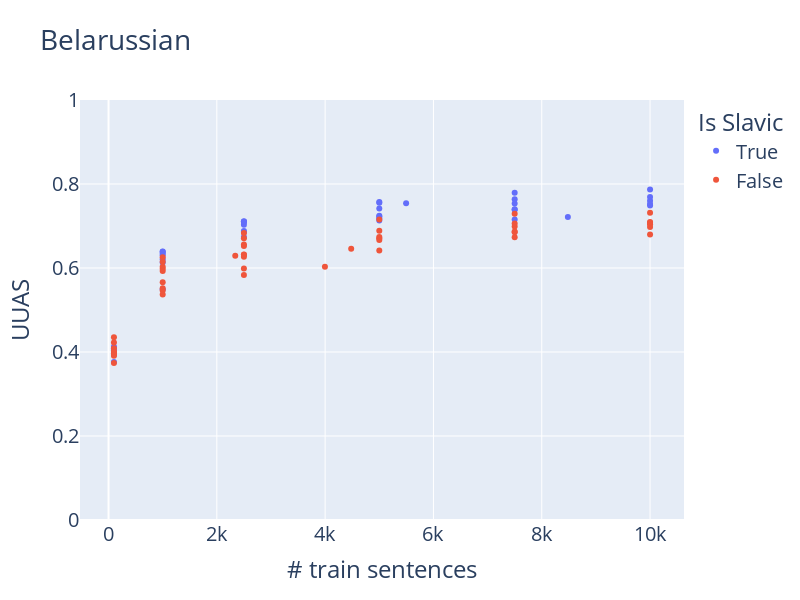
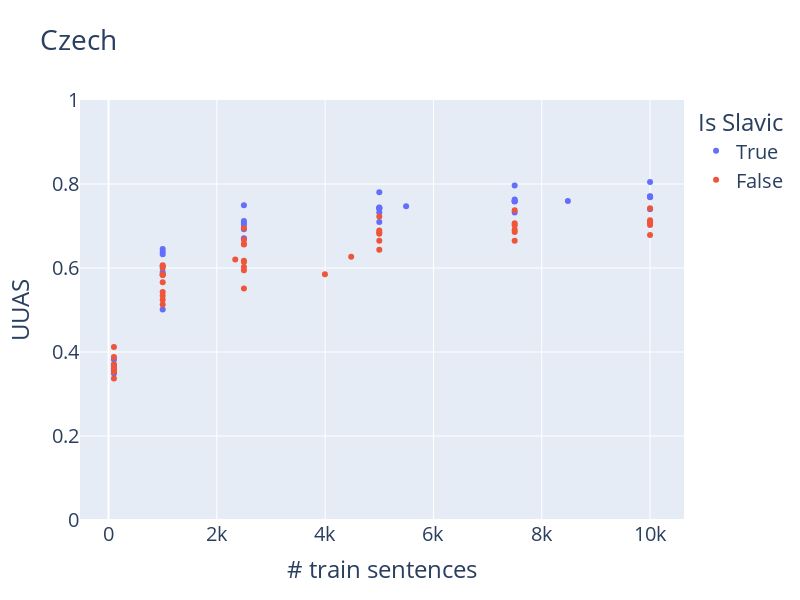
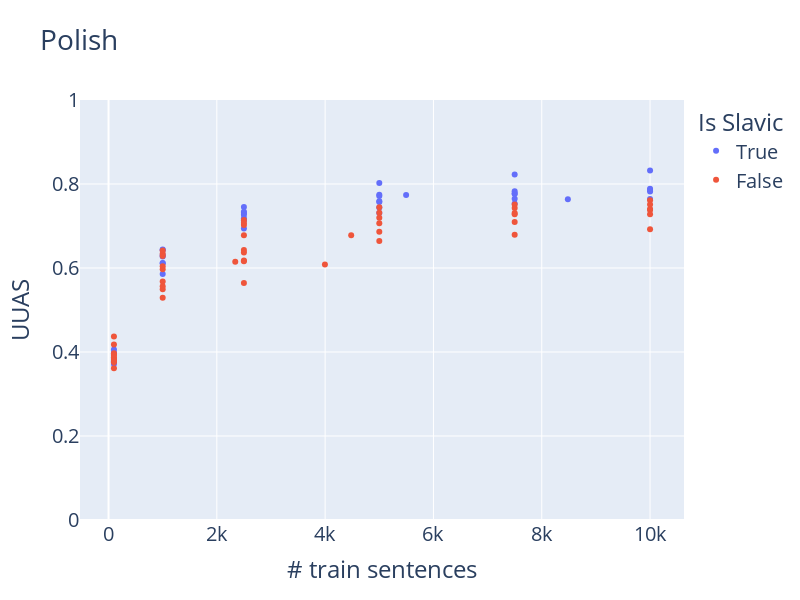
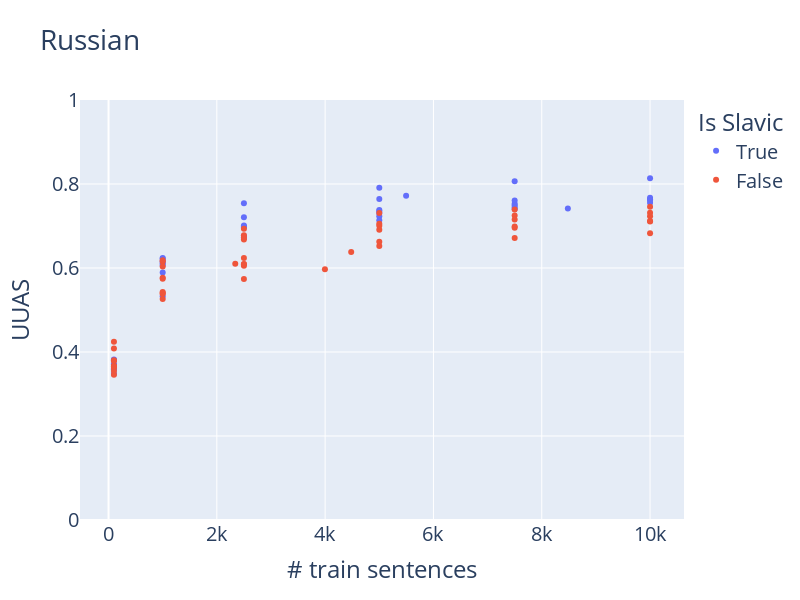

The notebook cell these images were saved under, in order:
### Code cell
for test in avg_df.test.unique():
    df_loc = avg_df[(avg_df.test == test) & (avg_df.limit <= 10000)]
    fig = px.scatter(data_frame=df_loc, x="limit", y="uuas", color="slavic", hover_data=["train"], labels={"limit": "# train sentences", "uuas": "UUAS", "slavic": "Is Slavic"}, title=f"{full_name[test]}")
    fig.update_layout(
        autosize=False,
        width=800,
        height=600,
        yaxis_range=[0, 1],
        font={"size":20}
    )
    fig.show()

### Figure 1 — Plotly figure (JSON) as saved in the notebook; plotly's stock layout.template omitted (floating-point values rounded to 4 significant figures)
{"data": [{"customdata": [["be"], ["be"], ["be"], ["be"], ["be"], ["be"], ["cs"], ["cs"], ["cs"], ["cs"], ["cs"], ["cs"], ["pl"], ["pl"], ["pl"], ["pl"], ["pl"], ["pl"], ["ru"], ["ru"], ["ru"], ["ru"], ["ru"], ["ru"], ["slk"], ["slk"], ["slk"], ["slk"], ["slk"], ["slk"], ["slv"], ["slv"], ["slv"], ["slv"], ["slv"], ["slv"], ["uk"], ["uk"], ["uk"], ["uk"], ["uk"]], "hovertemplate": "Is Slavic=True<br># train sentences=%{x}<br>UUAS=%{y}<br>train=%{customdata[0]}<extra></extra>", "legendgroup": "True", "marker": {"color": "#636efa", "symbol": "circle"}, "mode": "markers", "name": "True", "orientation": "v", "showlegend": true, "type": "scatter", "x": [100, 1000, 2500, 5000, 7500, 10000, 100, 1000, 2500, 5000, 7500, 10000, 100, 1000, 2500, 5000, 7500, 10000, 100, 1000, 2500, 5000, 7500, 10000, 100, 1000, 2500, 5000, 7500, 8482, 100, 1000, 2500, 5000, 7500, 10000, 100, 1000, 2500, 5000, 5495], "xaxis": "x", "y": [0.4005, 0.6384, 0.7098, 0.7572, 0.7793, 0.787, 0.4123, 0.6209, 0.7031, 0.7227, 0.7387, 0.7486, 0.398, 0.5495, 0.6741, 0.7242, 0.7538, 0.7603, 0.3763, 0.6129, 0.7104, 0.7418, 0.7638, 0.7688, 0.3936, 0.6302, 0.6856, 0.7134, 0.7152, 0.7215, 0.4095, 0.6346, 0.6883, 0.7184, 0.7399, 0.7526, 0.4035, 0.639, 0.7114, 0.7554, 0.7543], "yaxis": "y"}, {"customdata": [["de"], ["de"], ["de"], ["de"], ["de"], ["de"], ["en"], ["en"], ["en"], ["en"], ["en"], ["en"], ["es"], ["es"], ["es"], ["es"], ["es"], ["es"], ["fi"], ["fi"], ["fi"], ["fi"], ["fi"], ["fi"], ["fr"], ["fr"], ["fr"], ["fr"], ["fr"], ["fr"], ["id"], ["id"], ["id"], ["id"], ["lt"], ["lt"], ["lt"], ["lt"], ["lv"], ["lv"], ["lv"], ["lv"], ["lv"], ["lv"], ["zh"], ["zh"], ["zh"], ["zh"]], "hovertemplate": "Is Slavic=False<br># train sentences=%{x}<br>UUAS=%{y}<br>train=%{customdata[0]}<extra></extra>", "legendgroup": "False", "marker": {"color": "#EF553B", "symbol": "circle"}, "mode": "markers", "name": "False", "orientation": "v", "showlegend": true, "type": "scatter", "x": [100, 1000, 2500, 5000, 7500, 10000, 100, 1000, 2500, 5000, 7500, 10000, 100, 1000, 2500, 5000, 7500, 10000, 100, 1000, 2500, 5000, 7500, 10000, 100, 1000, 2500, 5000, 7500, 10000, 100, 1000, 2500, 4481, 100, 1000, 2340, 2500, 100, 1000, 2500, 5000, 7500, 10000, 100, 1000, 2500, 3996], "xaxis": "x", "y": [0.3956, 0.5982, 0.6835, 0.7155, 0.7291, 0.7313, 0.3967, 0.6146, 0.6559, 0.671, 0.6988, 0.704, 0.4352, 0.6028, 0.6526, 0.6739, 0.6852, 0.6976, 0.374, 0.5464, 0.5989, 0.6418, 0.673, 0.6796, 0.4223, 0.6258, 0.671, 0.6884, 0.7061, 0.7096, 0.4089, 0.5929, 0.632, 0.6458, 0.4007, 0.5659, 0.6291, 0.6267, 0.3909, 0.5516, 0.6315, 0.6668, 0.6869, 0.7075, 0.3999, 0.537, 0.5835, 0.6028], "yaxis": "y"}], "layout": {"autosize": false, "font": {"size": 20}, "height": 600, "legend": {"title": {"text": "Is Slavic"}, "tracegroupgap": 0}, "title": {"text": "Belarussian"}, "width": 800, "xaxis": {"anchor": "y", "domain": [0, 1], "title": {"text": "# train sentences"}}, "yaxis": {"anchor": "x", "domain": [0, 1], "range": [0, 1], "title": {"text": "UUAS"}}}}

### Figure 2 — Plotly figure (JSON) as saved in the notebook; plotly's stock layout.template omitted (floating-point values rounded to 4 significant figures)
{"data": [{"customdata": [["be"], ["be"], ["be"], ["be"], ["be"], ["be"], ["cs"], ["cs"], ["cs"], ["cs"], ["cs"], ["cs"], ["pl"], ["pl"], ["pl"], ["pl"], ["pl"], ["pl"], ["ru"], ["ru"], ["ru"], ["ru"], ["ru"], ["ru"], ["slk"], ["slk"], ["slk"], ["slk"], ["slk"], ["slk"], ["slv"], ["slv"], ["slv"], ["slv"], ["slv"], ["slv"], ["uk"], ["uk"], ["uk"], ["uk"], ["uk"]], "hovertemplate": "Is Slavic=True<br># train sentences=%{x}<br>UUAS=%{y}<br>train=%{customdata[0]}<extra></extra>", "legendgroup": "True", "marker": {"color": "#636efa", "symbol": "circle"}, "mode": "markers", "name": "True", "orientation": "v", "showlegend": true, "type": "scatter", "x": [100, 1000, 2500, 5000, 7500, 10000, 100, 1000, 2500, 5000, 7500, 10000, 100, 1000, 2500, 5000, 7500, 10000, 100, 1000, 2500, 5000, 7500, 10000, 100, 1000, 2500, 5000, 7500, 8482, 100, 1000, 2500, 5000, 7500, 10000, 100, 1000, 2500, 5000, 5495], "xaxis": "x", "y": [0.3606, 0.59, 0.6697, 0.7098, 0.732, 0.7402, 0.3647, 0.6453, 0.7491, 0.7806, 0.7966, 0.8048, 0.3561, 0.5012, 0.671, 0.7322, 0.7582, 0.7706, 0.3552, 0.5841, 0.7024, 0.7418, 0.759, 0.7684, 0.3485, 0.6389, 0.7075, 0.7416, 0.7595, 0.7594, 0.382, 0.6328, 0.7121, 0.7434, 0.7632, 0.7705, 0.3685, 0.6042, 0.6924, 0.744, 0.7468], "yaxis": "y"}, {"customdata": [["de"], ["de"], ["de"], ["de"], ["de"], ["de"], ["en"], ["en"], ["en"], ["en"], ["en"], ["en"], ["es"], ["es"], ["es"], ["es"], ["es"], ["es"], ["fi"], ["fi"], ["fi"], ["fi"], ["fi"], ["fi"], ["fr"], ["fr"], ["fr"], ["fr"], ["fr"], ["fr"], ["id"], ["id"], ["id"], ["id"], ["lt"], ["lt"], ["lt"], ["lt"], ["lv"], ["lv"], ["lv"], ["lv"], ["lv"], ["lv"], ["zh"], ["zh"], ["zh"], ["zh"]], "hovertemplate": "Is Slavic=False<br># train sentences=%{x}<br>UUAS=%{y}<br>train=%{customdata[0]}<extra></extra>", "legendgroup": "False", "marker": {"color": "#EF553B", "symbol": "circle"}, "mode": "markers", "name": "False", "orientation": "v", "showlegend": true, "type": "scatter", "x": [100, 1000, 2500, 5000, 7500, 10000, 100, 1000, 2500, 5000, 7500, 10000, 100, 1000, 2500, 5000, 7500, 10000, 100, 1000, 2500, 5000, 7500, 10000, 100, 1000, 2500, 5000, 7500, 10000, 100, 1000, 2500, 4481, 100, 1000, 2340, 2500, 100, 1000, 2500, 5000, 7500, 10000, 100, 1000, 2500, 3996], "xaxis": "x", "y": [0.3546, 0.5836, 0.6945, 0.7228, 0.7376, 0.7424, 0.3531, 0.5841, 0.6573, 0.6843, 0.7063, 0.7138, 0.4119, 0.5999, 0.6559, 0.6817, 0.6855, 0.7022, 0.3367, 0.5243, 0.5947, 0.6434, 0.6648, 0.6786, 0.388, 0.6063, 0.6672, 0.6895, 0.7018, 0.7096, 0.371, 0.566, 0.6022, 0.6266, 0.3555, 0.5342, 0.6205, 0.6173, 0.3553, 0.5426, 0.6145, 0.6646, 0.6913, 0.7085, 0.3625, 0.5133, 0.5514, 0.5853], "yaxis": "y"}], "layout": {"autosize": false, "font": {"size": 20}, "height": 600, "legend": {"title": {"text": "Is Slavic"}, "tracegroupgap": 0}, "title": {"text": "Czech"}, "width": 800, "xaxis": {"anchor": "y", "domain": [0, 1], "title": {"text": "# train sentences"}}, "yaxis": {"anchor": "x", "domain": [0, 1], "range": [0, 1], "title": {"text": "UUAS"}}}}

### Figure 3 — Plotly figure (JSON) as saved in the notebook; plotly's stock layout.template omitted (floating-point values rounded to 4 significant figures)
{"data": [{"customdata": [["be"], ["be"], ["be"], ["be"], ["be"], ["be"], ["cs"], ["cs"], ["cs"], ["cs"], ["cs"], ["cs"], ["pl"], ["pl"], ["pl"], ["pl"], ["pl"], ["pl"], ["ru"], ["ru"], ["ru"], ["ru"], ["ru"], ["ru"], ["slk"], ["slk"], ["slk"], ["slk"], ["slk"], ["slk"], ["slv"], ["slv"], ["slv"], ["slv"], ["slv"], ["slv"], ["uk"], ["uk"], ["uk"], ["uk"], ["uk"]], "hovertemplate": "Is Slavic=True<br># train sentences=%{x}<br>UUAS=%{y}<br>train=%{customdata[0]}<extra></extra>", "legendgroup": "True", "marker": {"color": "#636efa", "symbol": "circle"}, "mode": "markers", "name": "True", "orientation": "v", "showlegend": true, "type": "scatter", "x": [100, 1000, 2500, 5000, 7500, 10000, 100, 1000, 2500, 5000, 7500, 10000, 100, 1000, 2500, 5000, 7500, 10000, 100, 1000, 2500, 5000, 7500, 10000, 100, 1000, 2500, 5000, 7500, 8482, 100, 1000, 2500, 5000, 7500, 10000, 100, 1000, 2500, 5000, 5495], "xaxis": "x", "y": [0.3779, 0.6114, 0.6942, 0.7309, 0.7534, 0.7644, 0.3981, 0.6276, 0.7266, 0.7591, 0.7771, 0.7821, 0.3836, 0.5855, 0.7451, 0.8023, 0.8224, 0.832, 0.3714, 0.6117, 0.7338, 0.7713, 0.7825, 0.7885, 0.3785, 0.6439, 0.7129, 0.7439, 0.7651, 0.7635, 0.4061, 0.643, 0.7186, 0.7571, 0.7767, 0.7858, 0.3953, 0.6312, 0.7312, 0.7745, 0.7735], "yaxis": "y"}, {"customdata": [["de"], ["de"], ["de"], ["de"], ["de"], ["de"], ["en"], ["en"], ["en"], ["en"], ["en"], ["en"], ["es"], ["es"], ["es"], ["es"], ["es"], ["es"], ["fi"], ["fi"], ["fi"], ["fi"], ["fi"], ["fi"], ["fr"], ["fr"], ["fr"], ["fr"], ["fr"], ["fr"], ["id"], ["id"], ["id"], ["id"], ["lt"], ["lt"], ["lt"], ["lt"], ["lv"], ["lv"], ["lv"], ["lv"], ["lv"], ["lv"], ["zh"], ["zh"], ["zh"], ["zh"]], "hovertemplate": "Is Slavic=False<br># train sentences=%{x}<br>UUAS=%{y}<br>train=%{customdata[0]}<extra></extra>", "legendgroup": "False", "marker": {"color": "#EF553B", "symbol": "circle"}, "mode": "markers", "name": "False", "orientation": "v", "showlegend": true, "type": "scatter", "x": [100, 1000, 2500, 5000, 7500, 10000, 100, 1000, 2500, 5000, 7500, 10000, 100, 1000, 2500, 5000, 7500, 10000, 100, 1000, 2500, 5000, 7500, 10000, 100, 1000, 2500, 5000, 7500, 10000, 100, 1000, 2500, 4481, 100, 1000, 2340, 2500, 100, 1000, 2500, 5000, 7500, 10000, 100, 1000, 2500, 3996], "xaxis": "x", "y": [0.3836, 0.5969, 0.714, 0.7449, 0.7513, 0.7615, 0.3926, 0.6288, 0.6778, 0.7065, 0.7308, 0.7379, 0.437, 0.6339, 0.7024, 0.7194, 0.728, 0.7405, 0.3614, 0.5497, 0.6177, 0.6641, 0.679, 0.692, 0.4179, 0.6416, 0.7071, 0.7314, 0.7431, 0.7511, 0.3971, 0.6041, 0.6428, 0.6781, 0.3873, 0.568, 0.6151, 0.6161, 0.3754, 0.5567, 0.637, 0.6865, 0.7093, 0.7281, 0.3792, 0.5293, 0.5645, 0.6082], "yaxis": "y"}], "layout": {"autosize": false, "font": {"size": 20}, "height": 600, "legend": {"title": {"text": "Is Slavic"}, "tracegroupgap": 0}, "title": {"text": "Polish"}, "width": 800, "xaxis": {"anchor": "y", "domain": [0, 1], "title": {"text": "# train sentences"}}, "yaxis": {"anchor": "x", "domain": [0, 1], "range": [0, 1], "title": {"text": "UUAS"}}}}

### Figure 4 — Plotly figure (JSON) as saved in the notebook; plotly's stock layout.template omitted (floating-point values rounded to 4 significant figures)
{"data": [{"customdata": [["be"], ["be"], ["be"], ["be"], ["be"], ["be"], ["cs"], ["cs"], ["cs"], ["cs"], ["cs"], ["cs"], ["pl"], ["pl"], ["pl"], ["pl"], ["pl"], ["pl"], ["ru"], ["ru"], ["ru"], ["ru"], ["ru"], ["ru"], ["slk"], ["slk"], ["slk"], ["slk"], ["slk"], ["slk"], ["slv"], ["slv"], ["slv"], ["slv"], ["slv"], ["slv"], ["uk"], ["uk"], ["uk"], ["uk"], ["uk"]], "hovertemplate": "Is Slavic=True<br># train sentences=%{x}<br>UUAS=%{y}<br>train=%{customdata[0]}<extra></extra>", "legendgroup": "True", "marker": {"color": "#636efa", "symbol": "circle"}, "mode": "markers", "name": "True", "orientation": "v", "showlegend": true, "type": "scatter", "x": [100, 1000, 2500, 5000, 7500, 10000, 100, 1000, 2500, 5000, 7500, 10000, 100, 1000, 2500, 5000, 7500, 10000, 100, 1000, 2500, 5000, 7500, 10000, 100, 1000, 2500, 5000, 7500, 8482, 100, 1000, 2500, 5000, 7500, 10000, 100, 1000, 2500, 5000, 5495], "xaxis": "x", "y": [0.3591, 0.5893, 0.6718, 0.7139, 0.7445, 0.7555, 0.3811, 0.6116, 0.6988, 0.7358, 0.753, 0.7632, 0.3705, 0.5327, 0.6762, 0.7381, 0.7606, 0.7674, 0.3482, 0.6219, 0.7539, 0.7913, 0.8064, 0.8135, 0.3606, 0.6074, 0.6965, 0.7234, 0.7403, 0.7417, 0.3823, 0.6239, 0.7012, 0.7308, 0.7494, 0.7619, 0.3694, 0.6158, 0.7209, 0.7643, 0.7721], "yaxis": "y"}, {"customdata": [["de"], ["de"], ["de"], ["de"], ["de"], ["de"], ["en"], ["en"], ["en"], ["en"], ["en"], ["en"], ["es"], ["es"], ["es"], ["es"], ["es"], ["es"], ["fi"], ["fi"], ["fi"], ["fi"], ["fi"], ["fi"], ["fr"], ["fr"], ["fr"], ["fr"], ["fr"], ["fr"], ["id"], ["id"], ["id"], ["id"], ["lt"], ["lt"], ["lt"], ["lt"], ["lv"], ["lv"], ["lv"], ["lv"], ["lv"], ["lv"], ["zh"], ["zh"], ["zh"], ["zh"]], "hovertemplate": "Is Slavic=False<br># train sentences=%{x}<br>UUAS=%{y}<br>train=%{customdata[0]}<extra></extra>", "legendgroup": "False", "marker": {"color": "#EF553B", "symbol": "circle"}, "mode": "markers", "name": "False", "orientation": "v", "showlegend": true, "type": "scatter", "x": [100, 1000, 2500, 5000, 7500, 10000, 100, 1000, 2500, 5000, 7500, 10000, 100, 1000, 2500, 5000, 7500, 10000, 100, 1000, 2500, 5000, 7500, 10000, 100, 1000, 2500, 5000, 7500, 10000, 100, 1000, 2500, 4481, 100, 1000, 2340, 2500, 100, 1000, 2500, 5000, 7500, 10000, 100, 1000, 2500, 3996], "xaxis": "x", "y": [0.3675, 0.5766, 0.6937, 0.7311, 0.7393, 0.7458, 0.3802, 0.6149, 0.6777, 0.7006, 0.7247, 0.7314, 0.4243, 0.6033, 0.6681, 0.6909, 0.6961, 0.7106, 0.346, 0.5379, 0.6055, 0.6524, 0.6717, 0.6827, 0.4084, 0.6185, 0.672, 0.7054, 0.7156, 0.723, 0.3783, 0.5743, 0.6097, 0.6383, 0.3623, 0.5427, 0.6103, 0.6089, 0.3547, 0.5402, 0.624, 0.6625, 0.699, 0.7121, 0.3664, 0.526, 0.574, 0.5972], "yaxis": "y"}], "layout": {"autosize": false, "font": {"size": 20}, "height": 600, "legend": {"title": {"text": "Is Slavic"}, "tracegroupgap": 0}, "title": {"text": "Russian"}, "width": 800, "xaxis": {"anchor": "y", "domain": [0, 1], "title": {"text": "# train sentences"}}, "yaxis": {"anchor": "x", "domain": [0, 1], "range": [0, 1], "title": {"text": "UUAS"}}}}
